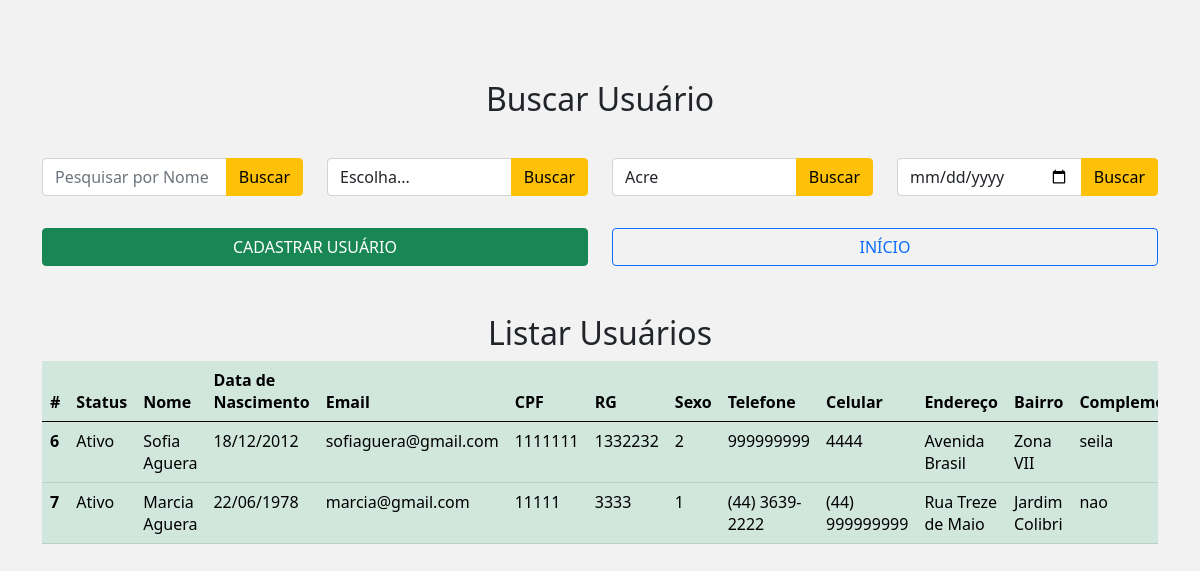
Page /views/adm/listarUsers.php (signed in) on the committed database.
### tables this page shows
CREATE TABLE `pessoa` (
  `id` int(11) NOT NULL AUTO_INCREMENT,
  `nome` varchar(200) NOT NULL,
  `dataNascimento` date NOT NULL,
  `cpf` varchar(45) NOT NULL,
  `rg` varchar(45) NOT NULL,
  `email` varchar(100) NOT NULL,
  `sexo` tinyint(1) NOT NULL,
  `senha` varchar(255) DEFAULT NULL,
  `telefone` varchar(45) NOT NULL,
  `celular` varchar(45) NOT NULL,
  `endereco` varchar(255) NOT NULL,
  `bairro` varchar(100) NOT NULL,
  `complemento` varchar(100) NOT NULL,
  `cep` varchar(45) NOT NULL,
  `numero` int(11) NOT NULL,
  `cidade` varchar(100) NOT NULL,
  `estado` varchar(15) NOT NULL,
  `status` tinyint(1) NOT NULL,
  `dataCriacao` timestamp NOT NULL DEFAULT CURRENT_TIMESTAMP,
  PRIMARY KEY (`id`)
);

### views/adm/listarUsers.php (the view, shortened to what this page needs)
<?php
function formataData($data)
{
    return substr($data, 8, 2) . "/" .
        substr($data, 5, 2) . "/" .
        substr($data, 0, 4);
}
$conexao = mysqli_connect('mysql-container', 'root', 'ecode', 'projectecode');
$where = "";
$sqlPesquisar = "select * from pessoa" . $where;
$usuarios = mysqli_query($conexao, $sqlPesquisar);
require_once('../../dependencias.php');
?>
<!DOCTYPE html>
<html lang="pt-br">
<head>
</head>
<body style="background-color: #F2F2F2;" class="form-login container">
    <div class="row" style="margin-bottom: 2rem;">
        <div class="col-sm-12">
            <h2 class="titulo">Buscar Usuário</h2>
        </div>
    </div>
    <div class="row">
        <div class="col-sm-3">
            <form action="/views/adm/listarUsers.php" method="post">
                <div class="input-group ">
                    <input type="text" class="form-control" placeholder="Pesquisar por Nome" name="nomePesquisar">
                    <button class="btn btn-warning" type="submit">Buscar</button>
                </div>
            </form>
        </div>
        <div class="col-sm-3 ">
            <form action="/views/adm/listarUsers.php" method="get">
                <div class="input-group">
                    <select name="busca-sexo" class="form-control" id="busca-sexo">
                        <option selected>Escolha...</option>
                    </select>
                    <button class="btn btn-warning" type="submit">Buscar</button>
                </div>
            </form>
        </div>
        <div class="col-sm-3 ">
            <form action="/views/adm/listarUsers.php" method="get">
                <div class="input-group">
                    <select name="busca-estado" class="form-control" id="busca-estado">
                        <option value="AC">Acre</option>
                    </select>
                    <button class="btn btn-warning" type="submit">Buscar</button>
                </div>
            </form>
        </div>
        <div class="col-sm-3">
            <form action="/views/adm/listarUsers.php" method="GET">
                <div class="input-group">
                    <input type="date" class="form-control" placeholder="Pesquisar por Data" name="dataCriacao">
                    <button class="btn btn-warning" type="submit">Buscar</button>
                </div>
            </form>
        </div>
    </div>
    <div class="row">
        <div class="col-sm-6">
            <a class="btn btn-success buton" href="../../views/user/cadastroUser.php">CADASTRAR USUÁRIO</a>
        </div>
        <div class="col-sm-6">
            <a class="btn btn-outline-primary buton" href="IndexAdm.php">INÍCIO</a>
        </div>
    </div>
    <div style="margin-top: 3rem;">
        <h2>Listar Usuários</h2>
        <div class="table-responsive">
            <table class="table table-success">
                <thead>
                    <tr>
                        <th scope="col">#</th>
                        <th scope="col">Status</th>
                        <th scope="col">Nome</th>
                        <th scope="col">Data de Nascimento</th>
                        <th scope="col">Email</th>
                        <th scope="col">CPF</th>
                        <th scope="col">RG</th>
                        <th scope="col">Sexo</th>
                        <th scope="col">Telefone</th>
                        <th scope="col">Celular</th>
                        <th scope="col">Endereço</th>
                        <th scope="col">Bairro</th>
                        <th scope="col">Complemento</th>
                    </tr>
                </thead>
                <tbody>
                    <?php
                    while ($data = mysqli_fetch_array($usuarios)) {
                        if ($data['status'] == 1) {
                            $statuscliente = 'Ativo';
                        } else {
                            $statuscliente = 'Inativo';
                        } ?>
                        <tr>
                            <th scope="row">
                                <?= $data['id']  ?>
                            </th>
                            <td><?= $statuscliente  ?></td>
                            <td><?= $data['nome']  ?></td>
                            <td><?= formataData($data['dataNascimento']) ?></td>
                            <td><?= $data['email']  ?></td>
                            <td><?= $data['cpf']  ?></td>
                            <td><?= $data['rg']  ?></td>
                            <td><?= $data['sexo']  ?></td>
                            <td><?= $data['telefone']  ?></td>
                            <td><?= $data['celular']  ?></td>
                            <td><?= $data['endereco']  ?></td>
                            <td><?= $data['bairro'] ?></td>
                            <td><?= $data['complemento']  ?></td>
                        </tr>
                    <?php
                    }
                    ?>
                </tbody>
            </table>
        </div>
    </div>
</body>
</html>

### dependencias.php (shortened to what this page needs)
<link rel="stylesheet" type="text/css" href="/bootstrap/css/bootstrap.min.css">

### views/adm/listarUsers.php (style rules this page uses)
.form-login { margin-top: 5rem; margin-left: auto; margin-right: auto; }
h2 { text-align: center; }
.buton { width: 100%; margin-top: 1rem; }

### rows in the picture
pessoa: id "6", status "Ativo", nome "Sofia Aguera", dataNascimento "18/12/2012", email "sofiaguera@gmail.com", cpf "1111111", rg "1332232", sexo "2", telefone "999999999", celular "4444", endereco "Avenida Brasil", bairro "Zona VII", complemento "seila"
pessoa: id "7", status "Ativo", nome "Marcia Aguera", dataNascimento "22/06/1978", email "marcia@gmail.com", cpf "11111", rg "3333", sexo "1", telefone "(44) 3639-2222", celular "(44) 999999999", endereco "Rua Treze de Maio", bairro "Jardim Colibri", complemento "nao"
